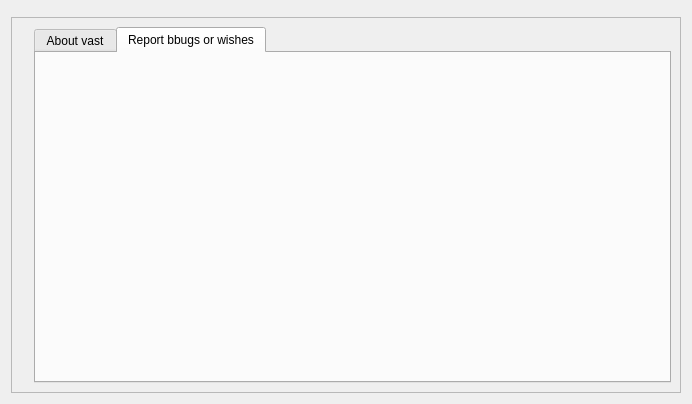
<?xml version="1.0" encoding="UTF-8"?>
<ui version="4.0">
 <class>aboutDialog</class>
 <widget class="QDialog" name="aboutDialog">
  <property name="geometry">
   <rect>
    <x>0</x>
    <y>0</y>
    <width>692</width>
    <height>404</height>
   </rect>
  </property>
  <property name="windowTitle">
   <string>About vast</string>
  </property>
  <layout class="QVBoxLayout" name="verticalLayout">
   <item>
    <widget class="QFrame" name="topFrame">
     <property name="frameShape">
      <enum>QFrame::StyledPanel</enum>
     </property>
     <property name="frameShadow">
      <enum>QFrame::Raised</enum>
     </property>
    </widget>
   </item>
   <item>
    <widget class="QFrame" name="frame">
     <property name="frameShape">
      <enum>QFrame::StyledPanel</enum>
     </property>
     <property name="frameShadow">
      <enum>QFrame::Raised</enum>
     </property>
     <layout class="QHBoxLayout" name="horizontalLayout">
      <item>
       <widget class="QLabel" name="vastSymbolLabel">
        <property name="text">
         <string/>
        </property>
       </widget>
      </item>
      <item>
       <widget class="QTabWidget" name="tabWidget">
        <property name="currentIndex">
         <number>1</number>
        </property>
        <widget class="QWidget" name="tab">
         <attribute name="title">
          <string>About vast</string>
         </attribute>
        </widget>
        <widget class="QWidget" name="tab_2">
         <attribute name="title">
          <string>Report bbugs or wishes</string>
         </attribute>
        </widget>
       </widget>
      </item>
     </layout>
    </widget>
   </item>
  </layout>
 </widget>
 <resources/>
 <connections/>
</ui>
